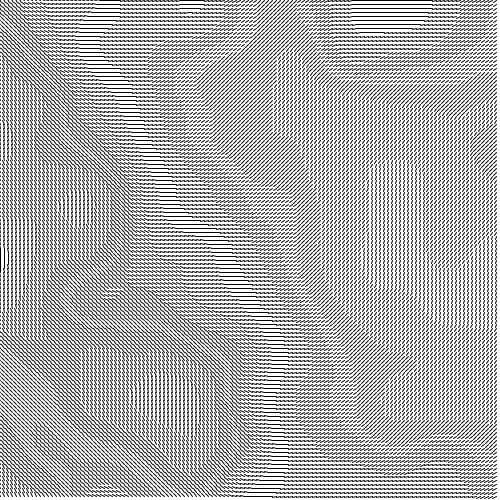
Frame 1 (no input)
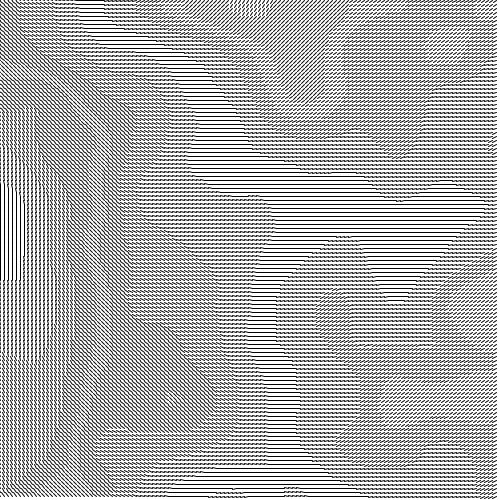
Frame 60 (the mouse pressed at the canvas centre just before this capture)
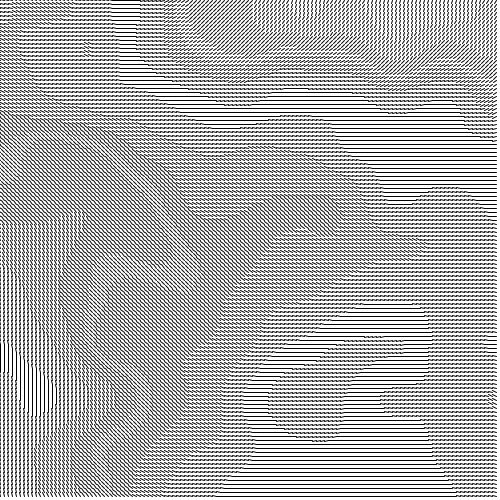
Frame 120 (the mouse held since frame 60 and released just before this capture)

The Processing sketch that drew these frames (run headless with seeded random() and noise(); from frame 60 on, the mouse is pressed at the canvas centre):

// Processing sketch: sketch_180622a
// ── sketch_180622a.pde
PVector[][] field= new PVector[125][125];
float n = 0;

void setup(){
  size(500,500);
  for(int i = 0;i < field.length;i++){
    for(int j = 0;j < field[i].length;j++){
        field[i][j] = PVector.fromAngle(radians(noise(i*0.01,j*0.01)*360));
    }
  }
}

void draw(){
  background(255);
  for(int i = 0;i < field.length;i++){
    for(int j = 0;j < field[i].length;j++){
      line(i*4,j*4,i*4+field[i][j].x*4,j*4+field[i][j].y*4);
    }
  }
  for(int i = 0;i < field.length;i++){
    for(int j = 0;j < field[i].length;j++){
        field[i][j] = PVector.fromAngle(radians(noise(i*0.01,j*0.01,n)*360));
    }
  }
  n+=0.005;
}
